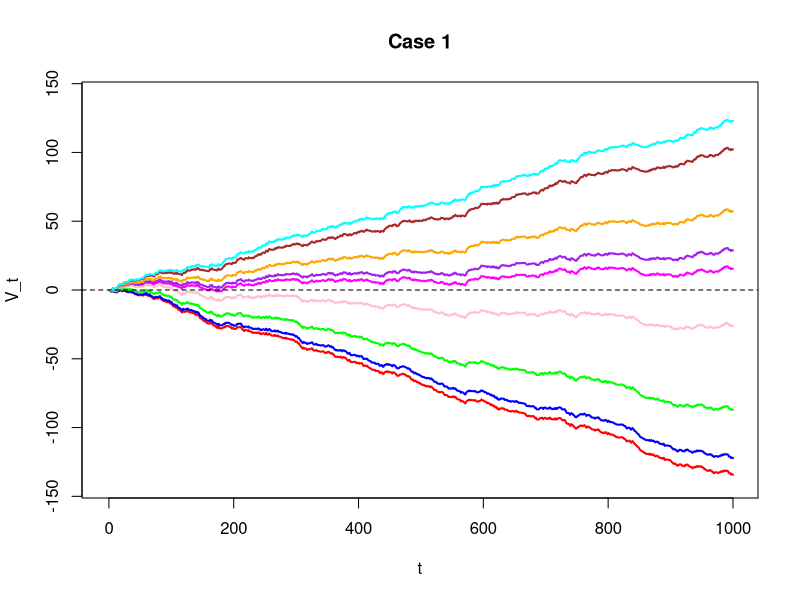
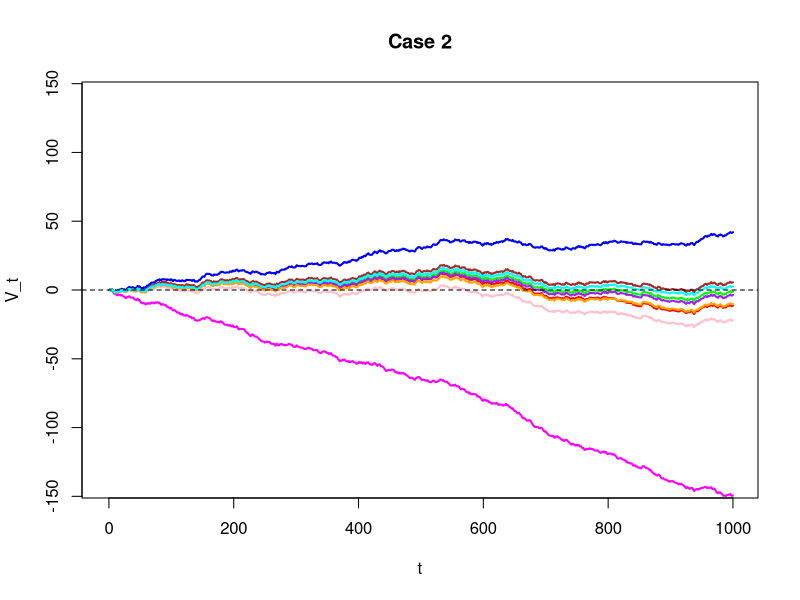
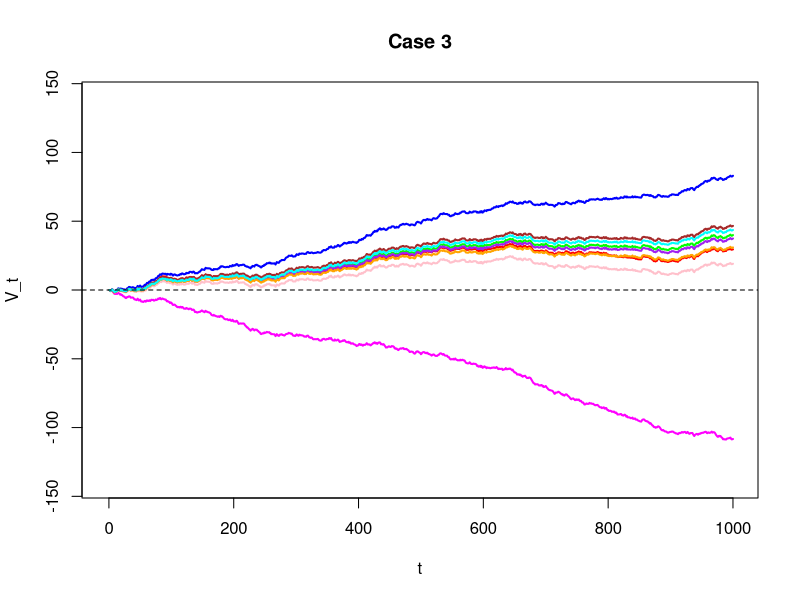
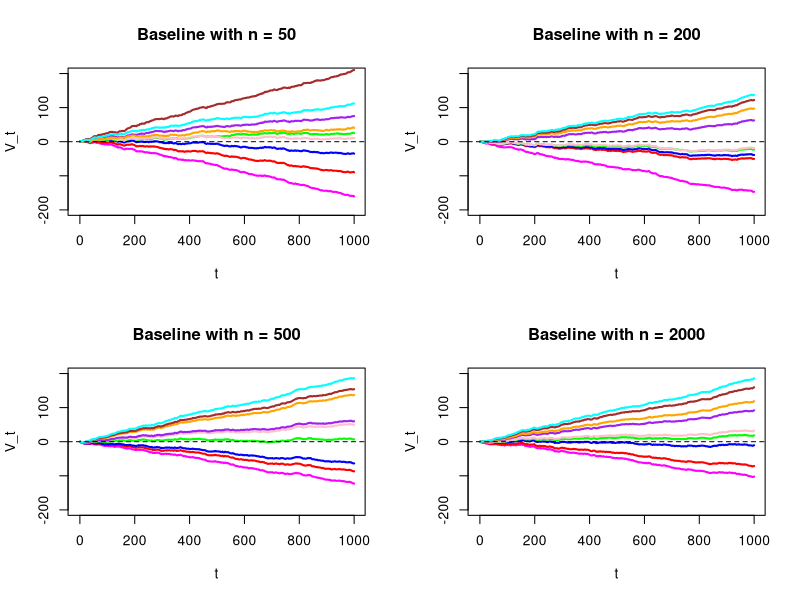

Here is the R script that generated these plots, in order:
rm(list = ls())# reset variables.
#setwd("C:/Users/1998c/OneDrive/Skrivebord/Masteroppgave")
nobs <- 1000
set.seed(10)
Delta_values <- c(-1, -0.8, -0.5, -0.2, 0, 0.2, 0.5, 0.8, 1.0)
#baseline sets, first case, nbase = nrun, different delta values
xlogregbase1 <-  data.frame(x1 = rbinom(nobs, 1, 0.2), x2 = runif(nobs, 0, 1), x3 = rnorm(nobs, 0, 2))
xbetabase1 <- xlogregbase1$x1 + xlogregbase1$x2 + xlogregbase1$x3
xlogregbase2 <-  data.frame(x1 = rbinom(nobs, 1, 0.2), x2 = runif(nobs, 0, 1), x3 = rnorm(nobs, 0, 2))
xbetabase2 <- xlogregbase2$x1 + xlogregbase2$x2 + xlogregbase2$x3
xlogregbase3 <-  data.frame(x1 = rbinom(nobs, 1, 0.2), x2 = runif(nobs, 0, 1), x3 = rnorm(nobs, 0, 2))
xbetabase3 <- xlogregbase3$x1 + xlogregbase3$x2 + xlogregbase3$x3
xlogregbase4 <-  data.frame(x1 = rbinom(nobs, 1, 0.2), x2 = runif(nobs, 0, 1), x3 = rnorm(nobs, 0, 2))
xbetabase4 <- xlogregbase4$x1 + xlogregbase4$x2 + xlogregbase4$x3
xlogregbase5 <-  data.frame(x1 = rbinom(nobs, 1, 0.2), x2 = runif(nobs, 0, 1), x3 = rnorm(nobs, 0, 2))
xbetabase5 <- xlogregbase5$x1 + xlogregbase5$x2 + xlogregbase5$x3
xlogregbase6 <-  data.frame(x1 = rbinom(nobs, 1, 0.2), x2 = runif(nobs, 0, 1), x3 = rnorm(nobs, 0, 2))
xbetabase6 <- xlogregbase6$x1 + xlogregbase6$x2 + xlogregbase6$x3
xlogregbase7 <-  data.frame(x1 = rbinom(nobs, 1, 0.2), x2 = runif(nobs, 0, 1), x3 = rnorm(nobs, 0, 2))
xbetabase7 <- xlogregbase7$x1 + xlogregbase7$x2 + xlogregbase7$x3
xlogregbase8 <-  data.frame(x1 = rbinom(nobs, 1, 0.2), x2 = runif(nobs, 0, 1), x3 = rnorm(nobs, 0, 2))
xbetabase8 <- xlogregbase8$x1 + xlogregbase8$x2 + xlogregbase8$x3
xlogregbase9 <-  data.frame(x1 = rbinom(nobs, 1, 0.2), x2 = runif(nobs, 0, 1), x3 = rnorm(nobs, 0, 2))
xbetabase9 <- xlogregbase9$x1 + xlogregbase9$x2 + xlogregbase9$x3
xlogregbase1$y_1 <- rbinom(nobs, size = 1, prob = exp(Delta_values[5] + xbetabase1)/(1+exp(Delta_values[5] + xbetabase1)))
xlogregbase2$y_2 <- rbinom(nobs, size = 1, prob = exp(Delta_values[1] + xbetabase2)/(1+exp(Delta_values[1] + xbetabase2)))
xlogregbase3$y_3 <- rbinom(nobs, size = 1, prob = exp(Delta_values[2] + xbetabase3)/(1+exp(Delta_values[2] + xbetabase3)))
xlogregbase4$y_4 <- rbinom(nobs, size = 1, prob = exp(Delta_values[3] + xbetabase4)/(1+exp(Delta_values[3] + xbetabase4)))
xlogregbase5$y_5 <- rbinom(nobs, size = 1, prob = exp(Delta_values[4] + xbetabase5)/(1+exp(Delta_values[4] + xbetabase5)))
xlogregbase6$y_6 <- rbinom(nobs, size = 1, prob = exp(Delta_values[6] + xbetabase6)/(1+exp(Delta_values[6] + xbetabase6)))
xlogregbase7$y_7 <- rbinom(nobs, size = 1, prob = exp(Delta_values[7] + xbetabase7)/(1+exp(Delta_values[7] + xbetabase7)))
xlogregbase8$y_8 <- rbinom(nobs, size = 1, prob = exp(Delta_values[8] + xbetabase8)/(1+exp(Delta_values[8] + xbetabase8)))
xlogregbase9$y_9 <- rbinom(nobs, size = 1, prob = exp(Delta_values[9] + xbetabase9)/(1+exp(Delta_values[9] + xbetabase9)))

#run set
xlogregrun <-  data.frame(x1 = rbinom(nobs, 1, 0.2), x2 = runif(nobs, 0, 1), x3 = rnorm(nobs, 0, 2))
xbetarun <- xlogregrun$x1 + xlogregrun$x2 + xlogregrun$x3
xlogregrun$y <- rbinom(nobs, size = 1, prob = exp(Delta_values[5] + xbetarun)/(1+exp(Delta_values[5] + xbetarun)))



#regression models
glm.reg.risk1 <- glm(y_1~x1+x2+x3, data = xlogregbase1, family = binomial("logit"))
summary(glm.reg.risk1)
pred1 <- predict(glm.reg.risk1, newdata = xlogregrun, type = "response")
glm.reg.risk2 <- glm(y_2~x1+x2+x3, data = xlogregbase2, family = binomial("logit"))
summary(glm.reg.risk2)
pred2 <- predict(glm.reg.risk2, newdata = xlogregrun, type = "response")
glm.reg.risk3 <- glm(y_3~x1+x2+x3, data = xlogregbase3, family = binomial("logit"))
summary(glm.reg.risk3)
pred3 <- predict(glm.reg.risk3, newdata = xlogregrun, type = "response")
glm.reg.risk4 <- glm(y_4~x1+x2+x3, data = xlogregbase4, family = binomial("logit"))
summary(glm.reg.risk4)
pred4 <- predict(glm.reg.risk4, newdata = xlogregrun, type = "response")
glm.reg.risk5 <- glm(y_5~x1+x2+x3, data = xlogregbase5, family = binomial("logit"))
summary(glm.reg.risk5)
pred5 <- predict(glm.reg.risk5, newdata = xlogregrun, type = "response")
glm.reg.risk6 <- glm(y_6~x1+x2+x3, data = xlogregbase6, family = binomial("logit"))
summary(glm.reg.risk6)
pred6 <- predict(glm.reg.risk6, newdata = xlogregrun, type = "response")
glm.reg.risk7 <- glm(y_7~x1+x2+x3, data = xlogregbase7, family = binomial("logit"))
summary(glm.reg.risk7)
pred7 <- predict(glm.reg.risk7, newdata = xlogregrun, type = "response")
glm.reg.risk8 <- glm(y_8~x1+x2+x3, data = xlogregbase8, family = binomial("logit"))
summary(glm.reg.risk8)
pred8 <- predict(glm.reg.risk8, newdata = xlogregrun, type = "response")
glm.reg.risk9 <- glm(y_9~x1+x2+x3, data = xlogregbase9, family = binomial("logit"))
summary(glm.reg.risk9)
pred9 <- predict(glm.reg.risk9, newdata = xlogregrun, type = "response")
#VLAD
j <- seq(from = 1, to = 1000)
V.risk1 <- numeric(0)
V.risk1[1] <- pred1[1] - xlogregrun$y[1]
for(i in 2:length(j)){
  V.risk1[i] <- V.risk1[i-1] + (pred1[i] - xlogregrun$y[i])
}
V.risk2 <- numeric(0)
V.risk2[1] <- pred2[1] - xlogregrun$y[1]
for(i in 2:length(j)){
  V.risk2[i] <- V.risk2[i-1] + (pred2[i] - xlogregrun$y[i])
}
V.risk3 <- numeric(0)
V.risk3[1] <- pred3[1] - xlogregrun$y[1]
for(i in 2:length(j)){
  V.risk3[i] <- V.risk3[i-1] + (pred3[i] - xlogregrun$y[i])
}
V.risk4 <- numeric(0)
V.risk4[1] <- pred4[1] - xlogregrun$y[1]
for(i in 2:length(j)){
  V.risk4[i] <- V.risk4[i-1] + (pred4[i] - xlogregrun$y[i])
}
V.risk5 <- numeric(0)
V.risk5[1] <- pred5[1] - xlogregrun$y[1]
for(i in 2:length(j)){
  V.risk5[i] <- V.risk5[i-1] + (pred5[i] - xlogregrun$y[i])
}
V.risk6 <- numeric(0)
V.risk6[1] <- pred6[1] - xlogregrun$y[1]
for(i in 2:length(j)){
  V.risk6[i] <- V.risk6[i-1] + (pred6[i] - xlogregrun$y[i])
}
V.risk7 <- numeric(0)
V.risk7[1] <- pred7[1] - xlogregrun$y[1]
for(i in 2:length(j)){
  V.risk7[i] <- V.risk7[i-1] + (pred7[i] - xlogregrun$y[i])
}
V.risk8 <- numeric(0)
V.risk8[1] <- pred8[1] - xlogregrun$y[1]
for(i in 2:length(j)){
  V.risk8[i] <- V.risk8[i-1] + (pred8[i] - xlogregrun$y[i])
}
V.risk9 <- numeric(0)
V.risk9[1] <- pred9[1] - xlogregrun$y[1]
for(i in 2:length(j)){
  V.risk9[i] <- V.risk9[i-1] + (pred9[i] - xlogregrun$y[i])
}
par(mfrow = c(1,1))
plot(x=j, y = V.risk1, type = "l", ylim = c(-140, 140), ylab = "V_t", xlab = "t", col = "magenta", 
     lwd = 2, xlim = c(-3, 1000), main = "Case 1")
lines(x = j, y = V.risk2, col = "red", lwd = 2)
lines(x = j, y = V.risk3, col = "blue", lwd = 2)
lines(x = j, y = V.risk4, col = "green", lwd = 2)
lines(x = j, y = V.risk5, col = "pink", lwd = 2)
lines(x = j, y = V.risk6, col = "purple", lwd = 2)
lines(x = j, y = V.risk7, col = "orange", lwd = 2)
lines(x = j, y = V.risk8, col = "brown", lwd = 2)
lines(x = j, y = V.risk9, col = "cyan", lwd = 2)
abline(h = 0, lty = 2)
#legend(x = -3, y = -30, legend = c("1.0", "0.8", "0.5", "0.2", "0", "-0.2", "-0.5", "-0.8", "-1.0"), 
       #col = c("cyan", "brown", "orange", "purple", "magenta", "pink","green","blue","red" ),
       #lty = c(1, 1, 1, 1 ,1, 1, 1, 1, 1))

#Second case, baseline sets with different values of nbase, same delta for all
rm(list = ls())
Delta_values <- c(-1, -0.8, -0.5, -0.2, 0, 0.2, 0.5, 0.8, 1.0)
nobs <- 1000
set.seed(10)
xlogregbase1 <-  data.frame(x1 = rbinom(50, 1, 0.2), x2 = runif(50, 0, 1), x3 = rnorm(50, 0, 2))
xbetabase1 <- xlogregbase1$x1 + xlogregbase1$x2 + xlogregbase1$x3
xlogregbase2 <-  data.frame(x1 = rbinom(100, 1, 0.2), x2 = runif(100, 0, 1), x3 = rnorm(100, 0, 2))
xbetabase2 <- xlogregbase2$x1 + xlogregbase2$x2 + xlogregbase2$x3
xlogregbase3 <-  data.frame(x1 = rbinom(200, 1, 0.2), x2 = runif(200, 0, 1), x3 = rnorm(200, 0, 2))
xbetabase3 <- xlogregbase3$x1 + xlogregbase3$x2 + xlogregbase3$x3
xlogregbase4 <-  data.frame(x1 = rbinom(400, 1, 0.2), x2 = runif(400, 0, 1), x3 = rnorm(400, 0, 2))
xbetabase4 <- xlogregbase4$x1 + xlogregbase4$x2 + xlogregbase4$x3
xlogregbase5 <-  data.frame(x1 = rbinom(500, 1, 0.2), x2 = runif(500, 0, 1), x3 = rnorm(500, 0, 2))
xbetabase5 <- xlogregbase5$x1 + xlogregbase5$x2 + xlogregbase5$x3
xlogregbase6 <-  data.frame(x1 = rbinom(800, 1, 0.2), x2 = runif(800, 0, 1), x3 = rnorm(800, 0, 2))
xbetabase6 <- xlogregbase6$x1 + xlogregbase6$x2 + xlogregbase6$x3
xlogregbase7 <-  data.frame(x1 = rbinom(1000, 1, 0.2), x2 = runif(1000, 0, 1), x3 = rnorm(1000, 0, 2))
xbetabase7 <- xlogregbase7$x1 + xlogregbase7$x2 + xlogregbase7$x3
xlogregbase8 <-  data.frame(x1 = rbinom(1200, 1, 0.2), x2 = runif(1200, 0, 1), x3 = rnorm(1200, 0, 2))
xbetabase8 <- xlogregbase8$x1 + xlogregbase8$x2 + xlogregbase8$x3
xlogregbase9 <-  data.frame(x1 = rbinom(1500, 1, 0.2), x2 = runif(1500, 0, 1), x3 = rnorm(1500, 0, 2))
xbetabase9 <- xlogregbase9$x1 + xlogregbase9$x2 + xlogregbase9$x3
xlogregbase1$y_1 <- rbinom(50, size = 1, prob = exp(Delta_values[5] + xbetabase1)/(1+exp(Delta_values[5] + xbetabase1)))
xlogregbase2$y_2 <- rbinom(100, size = 1, prob = exp(Delta_values[5] + xbetabase2)/(1+exp(Delta_values[5] + xbetabase2)))
xlogregbase3$y_3 <- rbinom(200, size = 1, prob = exp(Delta_values[5] + xbetabase3)/(1+exp(Delta_values[5] + xbetabase3)))
xlogregbase4$y_4 <- rbinom(400, size = 1, prob = exp(Delta_values[5] + xbetabase4)/(1+exp(Delta_values[5] + xbetabase4)))
xlogregbase5$y_5 <- rbinom(500, size = 1, prob = exp(Delta_values[5] + xbetabase5)/(1+exp(Delta_values[5] + xbetabase5)))
xlogregbase6$y_6 <- rbinom(800, size = 1, prob = exp(Delta_values[5] + xbetabase6)/(1+exp(Delta_values[5] + xbetabase6)))
xlogregbase7$y_7 <- rbinom(1000, size = 1, prob = exp(Delta_values[5] + xbetabase7)/(1+exp(Delta_values[5] + xbetabase7)))
xlogregbase8$y_8 <- rbinom(1200, size = 1, prob = exp(Delta_values[5] + xbetabase8)/(1+exp(Delta_values[5] + xbetabase8)))
xlogregbase9$y_9 <- rbinom(1500, size = 1, prob = exp(Delta_values[5] + xbetabase9)/(1+exp(Delta_values[5] + xbetabase9)))

#run set
xlogregrun <-  data.frame(x1 = rbinom(nobs, 1, 0.2), x2 = runif(nobs, 0, 1), x3 = rnorm(nobs, 0, 2))
xbetarun <- xlogregrun$x1 + xlogregrun$x2 + xlogregrun$x3
xlogregrun$y <- rbinom(nobs, size = 1, prob = exp(Delta_values[5] + xbetarun)/(1+exp(Delta_values[5] + xbetarun)))



#regression models
glm.reg.risk1 <- glm(y_1~x1+x2+x3, data = xlogregbase1, family = binomial("logit"))
summary(glm.reg.risk1)
pred1 <- predict(glm.reg.risk1, newdata = xlogregrun, type = "response")
glm.reg.risk2 <- glm(y_2~x1+x2+x3, data = xlogregbase2, family = binomial("logit"))
summary(glm.reg.risk2)
pred2 <- predict(glm.reg.risk2, newdata = xlogregrun, type = "response")
glm.reg.risk3 <- glm(y_3~x1+x2+x3, data = xlogregbase3, family = binomial("logit"))
summary(glm.reg.risk3)
pred3 <- predict(glm.reg.risk3, newdata = xlogregrun, type = "response")
glm.reg.risk4 <- glm(y_4~x1+x2+x3, data = xlogregbase4, family = binomial("logit"))
summary(glm.reg.risk4)
pred4 <- predict(glm.reg.risk4, newdata = xlogregrun, type = "response")
glm.reg.risk5 <- glm(y_5~x1+x2+x3, data = xlogregbase5, family = binomial("logit"))
summary(glm.reg.risk5)
pred5 <- predict(glm.reg.risk5, newdata = xlogregrun, type = "response")
glm.reg.risk6 <- glm(y_6~x1+x2+x3, data = xlogregbase6, family = binomial("logit"))
summary(glm.reg.risk6)
pred6 <- predict(glm.reg.risk6, newdata = xlogregrun, type = "response")
glm.reg.risk7 <- glm(y_7~x1+x2+x3, data = xlogregbase7, family = binomial("logit"))
summary(glm.reg.risk7)
pred7 <- predict(glm.reg.risk7, newdata = xlogregrun, type = "response")
glm.reg.risk8 <- glm(y_8~x1+x2+x3, data = xlogregbase8, family = binomial("logit"))
summary(glm.reg.risk8)
pred8 <- predict(glm.reg.risk8, newdata = xlogregrun, type = "response")
glm.reg.risk9 <- glm(y_9~x1+x2+x3, data = xlogregbase9, family = binomial("logit"))
summary(glm.reg.risk9)
pred9 <- predict(glm.reg.risk9, newdata = xlogregrun, type = "response")
#VLAD
j <- seq(from = 1, to = 1000)
V.risk1 <- numeric(0)
V.risk1[1] <- pred1[1] - xlogregrun$y[1]
for(i in 2:length(j)){
  V.risk1[i] <- V.risk1[i-1] + (pred1[i] - xlogregrun$y[i])
}
V.risk2 <- numeric(0)
V.risk2[1] <- pred2[1] - xlogregrun$y[1]
for(i in 2:length(j)){
  V.risk2[i] <- V.risk2[i-1] + (pred2[i] - xlogregrun$y[i])
}
V.risk3 <- numeric(0)
V.risk3[1] <- pred3[1] - xlogregrun$y[1]
for(i in 2:length(j)){
  V.risk3[i] <- V.risk3[i-1] + (pred3[i] - xlogregrun$y[i])
}
V.risk4 <- numeric(0)
V.risk4[1] <- pred4[1] - xlogregrun$y[1]
for(i in 2:length(j)){
  V.risk4[i] <- V.risk4[i-1] + (pred4[i] - xlogregrun$y[i])
}
V.risk5 <- numeric(0)
V.risk5[1] <- pred5[1] - xlogregrun$y[1]
for(i in 2:length(j)){
  V.risk5[i] <- V.risk5[i-1] + (pred5[i] - xlogregrun$y[i])
}
V.risk6 <- numeric(0)
V.risk6[1] <- pred6[1] - xlogregrun$y[1]
for(i in 2:length(j)){
  V.risk6[i] <- V.risk6[i-1] + (pred6[i] - xlogregrun$y[i])
}
V.risk7 <- numeric(0)
V.risk7[1] <- pred7[1] - xlogregrun$y[1]
for(i in 2:length(j)){
  V.risk7[i] <- V.risk7[i-1] + (pred7[i] - xlogregrun$y[i])
}
V.risk8 <- numeric(0)
V.risk8[1] <- pred8[1] - xlogregrun$y[1]
for(i in 2:length(j)){
  V.risk8[i] <- V.risk8[i-1] + (pred8[i] - xlogregrun$y[i])
}
V.risk9 <- numeric(0)
V.risk9[1] <- pred9[1] - xlogregrun$y[1]
for(i in 2:length(j)){
  V.risk9[i] <- V.risk9[i-1] + (pred9[i] - xlogregrun$y[i])
}
par(mfrow = c(1,1))
plot(x=j, y = V.risk1, type = "l", ylim = c(-140, 140), ylab = "V_t", xlab = "t", col = "magenta", 
     lwd = 2, xlim = c(-3, 1000), main = "Case 2")
lines(x = j, y = V.risk2, col = "red", lwd = 2)
lines(x = j, y = V.risk3, col = "blue", lwd = 2)
lines(x = j, y = V.risk4, col = "green", lwd = 2)
lines(x = j, y = V.risk5, col = "pink", lwd = 2)
lines(x = j, y = V.risk6, col = "purple", lwd = 2)
lines(x = j, y = V.risk7, col = "orange", lwd = 2)
lines(x = j, y = V.risk8, col = "brown", lwd = 2)
lines(x = j, y = V.risk9, col = "cyan", lwd = 2)
abline(h = 0, lty = 2)

#Third case, same situation as in case 2 but now the rundata set has now a delta of -0.2
rm(list = ls())
Delta_values <- c(-1, -0.8, -0.5, -0.2, 0, 0.2, 0.5, 0.8, 1.0)
nobs <- 1000
set.seed(10)
xlogregbase1 <-  data.frame(x1 = rbinom(50, 1, 0.2), x2 = runif(50, 0, 1), x3 = rnorm(50, 0, 2))
xbetabase1 <- xlogregbase1$x1 + xlogregbase1$x2 + xlogregbase1$x3
xlogregbase2 <-  data.frame(x1 = rbinom(100, 1, 0.2), x2 = runif(100, 0, 1), x3 = rnorm(100, 0, 2))
xbetabase2 <- xlogregbase2$x1 + xlogregbase2$x2 + xlogregbase2$x3
xlogregbase3 <-  data.frame(x1 = rbinom(200, 1, 0.2), x2 = runif(200, 0, 1), x3 = rnorm(200, 0, 2))
xbetabase3 <- xlogregbase3$x1 + xlogregbase3$x2 + xlogregbase3$x3
xlogregbase4 <-  data.frame(x1 = rbinom(400, 1, 0.2), x2 = runif(400, 0, 1), x3 = rnorm(400, 0, 2))
xbetabase4 <- xlogregbase4$x1 + xlogregbase4$x2 + xlogregbase4$x3
xlogregbase5 <-  data.frame(x1 = rbinom(500, 1, 0.2), x2 = runif(500, 0, 1), x3 = rnorm(500, 0, 2))
xbetabase5 <- xlogregbase5$x1 + xlogregbase5$x2 + xlogregbase5$x3
xlogregbase6 <-  data.frame(x1 = rbinom(800, 1, 0.2), x2 = runif(800, 0, 1), x3 = rnorm(800, 0, 2))
xbetabase6 <- xlogregbase6$x1 + xlogregbase6$x2 + xlogregbase6$x3
xlogregbase7 <-  data.frame(x1 = rbinom(1000, 1, 0.2), x2 = runif(1000, 0, 1), x3 = rnorm(1000, 0, 2))
xbetabase7 <- xlogregbase7$x1 + xlogregbase7$x2 + xlogregbase7$x3
xlogregbase8 <-  data.frame(x1 = rbinom(1200, 1, 0.2), x2 = runif(1200, 0, 1), x3 = rnorm(1200, 0, 2))
xbetabase8 <- xlogregbase8$x1 + xlogregbase8$x2 + xlogregbase8$x3
xlogregbase9 <-  data.frame(x1 = rbinom(1500, 1, 0.2), x2 = runif(1500, 0, 1), x3 = rnorm(1500, 0, 2))
xbetabase9 <- xlogregbase9$x1 + xlogregbase9$x2 + xlogregbase9$x3
xlogregbase1$y_1 <- rbinom(50, size = 1, prob = exp(Delta_values[5] + xbetabase1)/(1+exp(Delta_values[5] + xbetabase1)))
xlogregbase2$y_2 <- rbinom(100, size = 1, prob = exp(Delta_values[5] + xbetabase2)/(1+exp(Delta_values[5] + xbetabase2)))
xlogregbase3$y_3 <- rbinom(200, size = 1, prob = exp(Delta_values[5] + xbetabase3)/(1+exp(Delta_values[5] + xbetabase3)))
xlogregbase4$y_4 <- rbinom(400, size = 1, prob = exp(Delta_values[5] + xbetabase4)/(1+exp(Delta_values[5] + xbetabase4)))
xlogregbase5$y_5 <- rbinom(500, size = 1, prob = exp(Delta_values[5] + xbetabase5)/(1+exp(Delta_values[5] + xbetabase5)))
xlogregbase6$y_6 <- rbinom(800, size = 1, prob = exp(Delta_values[5] + xbetabase6)/(1+exp(Delta_values[5] + xbetabase6)))
xlogregbase7$y_7 <- rbinom(1000, size = 1, prob = exp(Delta_values[5] + xbetabase7)/(1+exp(Delta_values[5] + xbetabase7)))
xlogregbase8$y_8 <- rbinom(1200, size = 1, prob = exp(Delta_values[5] + xbetabase8)/(1+exp(Delta_values[5] + xbetabase8)))
xlogregbase9$y_9 <- rbinom(1500, size = 1, prob = exp(Delta_values[5] + xbetabase9)/(1+exp(Delta_values[5] + xbetabase9)))

#run set
xlogregrun <-  data.frame(x1 = rbinom(nobs, 1, 0.2), x2 = runif(nobs, 0, 1), x3 = rnorm(nobs, 0, 2))
xbetarun <- xlogregrun$x1 + xlogregrun$x2 + xlogregrun$x3
xlogregrun$y <- rbinom(nobs, size = 1, prob = exp(Delta_values[4] + xbetarun)/(1+exp(Delta_values[4] + xbetarun)))



#regression models
glm.reg.risk1 <- glm(y_1~x1+x2+x3, data = xlogregbase1, family = binomial("logit"))
summary(glm.reg.risk1)
pred1 <- predict(glm.reg.risk1, newdata = xlogregrun, type = "response")
glm.reg.risk2 <- glm(y_2~x1+x2+x3, data = xlogregbase2, family = binomial("logit"))
summary(glm.reg.risk2)
pred2 <- predict(glm.reg.risk2, newdata = xlogregrun, type = "response")
glm.reg.risk3 <- glm(y_3~x1+x2+x3, data = xlogregbase3, family = binomial("logit"))
summary(glm.reg.risk3)
pred3 <- predict(glm.reg.risk3, newdata = xlogregrun, type = "response")
glm.reg.risk4 <- glm(y_4~x1+x2+x3, data = xlogregbase4, family = binomial("logit"))
summary(glm.reg.risk4)
pred4 <- predict(glm.reg.risk4, newdata = xlogregrun, type = "response")
glm.reg.risk5 <- glm(y_5~x1+x2+x3, data = xlogregbase5, family = binomial("logit"))
summary(glm.reg.risk5)
pred5 <- predict(glm.reg.risk5, newdata = xlogregrun, type = "response")
glm.reg.risk6 <- glm(y_6~x1+x2+x3, data = xlogregbase6, family = binomial("logit"))
summary(glm.reg.risk6)
pred6 <- predict(glm.reg.risk6, newdata = xlogregrun, type = "response")
glm.reg.risk7 <- glm(y_7~x1+x2+x3, data = xlogregbase7, family = binomial("logit"))
summary(glm.reg.risk7)
pred7 <- predict(glm.reg.risk7, newdata = xlogregrun, type = "response")
glm.reg.risk8 <- glm(y_8~x1+x2+x3, data = xlogregbase8, family = binomial("logit"))
summary(glm.reg.risk8)
pred8 <- predict(glm.reg.risk8, newdata = xlogregrun, type = "response")
glm.reg.risk9 <- glm(y_9~x1+x2+x3, data = xlogregbase9, family = binomial("logit"))
summary(glm.reg.risk9)
pred9 <- predict(glm.reg.risk9, newdata = xlogregrun, type = "response")
#VLAD
j <- seq(from = 1, to = 1000)
V.risk1 <- numeric(0)
V.risk1[1] <- pred1[1] - xlogregrun$y[1]
for(i in 2:length(j)){
  V.risk1[i] <- V.risk1[i-1] + (pred1[i] - xlogregrun$y[i])
}
V.risk2 <- numeric(0)
V.risk2[1] <- pred2[1] - xlogregrun$y[1]
for(i in 2:length(j)){
  V.risk2[i] <- V.risk2[i-1] + (pred2[i] - xlogregrun$y[i])
}
V.risk3 <- numeric(0)
V.risk3[1] <- pred3[1] - xlogregrun$y[1]
for(i in 2:length(j)){
  V.risk3[i] <- V.risk3[i-1] + (pred3[i] - xlogregrun$y[i])
}
V.risk4 <- numeric(0)
V.risk4[1] <- pred4[1] - xlogregrun$y[1]
for(i in 2:length(j)){
  V.risk4[i] <- V.risk4[i-1] + (pred4[i] - xlogregrun$y[i])
}
V.risk5 <- numeric(0)
V.risk5[1] <- pred5[1] - xlogregrun$y[1]
for(i in 2:length(j)){
  V.risk5[i] <- V.risk5[i-1] + (pred5[i] - xlogregrun$y[i])
}
V.risk6 <- numeric(0)
V.risk6[1] <- pred6[1] - xlogregrun$y[1]
for(i in 2:length(j)){
  V.risk6[i] <- V.risk6[i-1] + (pred6[i] - xlogregrun$y[i])
}
V.risk7 <- numeric(0)
V.risk7[1] <- pred7[1] - xlogregrun$y[1]
for(i in 2:length(j)){
  V.risk7[i] <- V.risk7[i-1] + (pred7[i] - xlogregrun$y[i])
}
V.risk8 <- numeric(0)
V.risk8[1] <- pred8[1] - xlogregrun$y[1]
for(i in 2:length(j)){
  V.risk8[i] <- V.risk8[i-1] + (pred8[i] - xlogregrun$y[i])
}
V.risk9 <- numeric(0)
V.risk9[1] <- pred9[1] - xlogregrun$y[1]
for(i in 2:length(j)){
  V.risk9[i] <- V.risk9[i-1] + (pred9[i] - xlogregrun$y[i])
}
par(mfrow = c(1,1))
plot(x=j, y = V.risk1, type = "l", ylim = c(-140, 140), ylab = "V_t", xlab = "t", 
     col = "magenta", lwd = 2, xlim = c(-3, 1000), main = "Case 3")
lines(x = j, y = V.risk2, col = "red", lwd = 2)
lines(x = j, y = V.risk3, col = "blue", lwd = 2)
lines(x = j, y = V.risk4, col = "green", lwd = 2)
lines(x = j, y = V.risk5, col = "pink", lwd = 2)
lines(x = j, y = V.risk6, col = "purple", lwd = 2)
lines(x = j, y = V.risk7, col = "orange", lwd = 2)
lines(x = j, y = V.risk8, col = "brown", lwd = 2)
lines(x = j, y = V.risk9, col = "cyan", lwd = 2)
abline(h = 0, lty = 2)

#Case 4, All baselineline have nbase = 50, delta_values varies. Rundata have a delta of -0.2
rm(list = ls())
set.seed(10)
nbase <- 50
nobs <- 1000
Delta_values <- c(-1, -0.8, -0.5, -0.2, 0, 0.2, 0.5, 0.8, 1.0)
xlogregbase1 <-  data.frame(x1 = rbinom(nbase, 1, 0.2), x2 = runif(nbase, 0, 1), x3 = rnorm(nbase, 0, 2))
xbetabase1 <- xlogregbase1$x1 + xlogregbase1$x2 + xlogregbase1$x3
xlogregbase2 <-  data.frame(x1 = rbinom(nbase, 1, 0.2), x2 = runif(nbase, 0, 1), x3 = rnorm(nbase, 0, 2))
xbetabase2 <- xlogregbase2$x1 + xlogregbase2$x2 + xlogregbase2$x3
xlogregbase3 <-  data.frame(x1 = rbinom(nbase, 1, 0.2), x2 = runif(nbase, 0, 1), x3 = rnorm(nbase, 0, 2))
xbetabase3 <- xlogregbase3$x1 + xlogregbase3$x2 + xlogregbase3$x3
xlogregbase4 <-  data.frame(x1 = rbinom(nbase, 1, 0.2), x2 = runif(nbase, 0, 1), x3 = rnorm(nbase, 0, 2))
xbetabase4 <- xlogregbase4$x1 + xlogregbase4$x2 + xlogregbase4$x3
xlogregbase5 <-  data.frame(x1 = rbinom(nbase, 1, 0.2), x2 = runif(nbase, 0, 1), x3 = rnorm(nbase, 0, 2))
xbetabase5 <- xlogregbase5$x1 + xlogregbase5$x2 + xlogregbase5$x3
xlogregbase6 <-  data.frame(x1 = rbinom(nbase, 1, 0.2), x2 = runif(nbase, 0, 1), x3 = rnorm(nbase, 0, 2))
xbetabase6 <- xlogregbase6$x1 + xlogregbase6$x2 + xlogregbase6$x3
xlogregbase7 <-  data.frame(x1 = rbinom(nbase, 1, 0.2), x2 = runif(nbase, 0, 1), x3 = rnorm(nbase, 0, 2))
xbetabase7 <- xlogregbase7$x1 + xlogregbase7$x2 + xlogregbase7$x3
xlogregbase8 <-  data.frame(x1 = rbinom(nbase, 1, 0.2), x2 = runif(nbase, 0, 1), x3 = rnorm(nbase, 0, 2))
xbetabase8 <- xlogregbase8$x1 + xlogregbase8$x2 + xlogregbase8$x3
xlogregbase9 <-  data.frame(x1 = rbinom(nbase, 1, 0.2), x2 = runif(nbase, 0, 1), x3 = rnorm(nbase, 0, 2))
xbetabase9 <- xlogregbase9$x1 + xlogregbase9$x2 + xlogregbase9$x3
xlogregbase1$y_1 <- rbinom(nbase, size = 1, prob = exp(Delta_values[1] + xbetabase1)/(1+exp(Delta_values[1] + xbetabase1)))
xlogregbase2$y_2 <- rbinom(nbase, size = 1, prob = exp(Delta_values[2] + xbetabase2)/(1+exp(Delta_values[2] + xbetabase2)))
xlogregbase3$y_3 <- rbinom(nbase, size = 1, prob = exp(Delta_values[3] + xbetabase3)/(1+exp(Delta_values[3] + xbetabase3)))
xlogregbase4$y_4 <- rbinom(nbase, size = 1, prob = exp(Delta_values[4] + xbetabase4)/(1+exp(Delta_values[4] + xbetabase4)))
xlogregbase5$y_5 <- rbinom(nbase, size = 1, prob = exp(Delta_values[5] + xbetabase5)/(1+exp(Delta_values[5] + xbetabase5)))
xlogregbase6$y_6 <- rbinom(nbase, size = 1, prob = exp(Delta_values[6] + xbetabase6)/(1+exp(Delta_values[6] + xbetabase6)))
xlogregbase7$y_7 <- rbinom(nbase, size = 1, prob = exp(Delta_values[7] + xbetabase7)/(1+exp(Delta_values[7] + xbetabase7)))
xlogregbase8$y_8 <- rbinom(nbase, size = 1, prob = exp(Delta_values[8] + xbetabase8)/(1+exp(Delta_values[8] + xbetabase8)))
xlogregbase9$y_9 <- rbinom(nbase, size = 1, prob = exp(Delta_values[9] + xbetabase9)/(1+exp(Delta_values[9] + xbetabase9)))

#run set
xlogregrun <-  data.frame(x1 = rbinom(nobs, 1, 0.2), x2 = runif(nobs, 0, 1), x3 = rnorm(nobs, 0, 2))
xbetarun <- xlogregrun$x1 + xlogregrun$x2 + xlogregrun$x3
xlogregrun$y <- rbinom(nobs, size = 1, prob = exp(Delta_values[4] + xbetarun)/(1+exp(Delta_values[4] + xbetarun)))

#regression models
glm.reg.risk1 <- glm(y_1~x1+x2+x3, data = xlogregbase1, family = binomial("logit"))
summary(glm.reg.risk1)
pred1 <- predict(glm.reg.risk1, newdata = xlogregrun, type = "response")
glm.reg.risk2 <- glm(y_2~x1+x2+x3, data = xlogregbase2, family = binomial("logit"))
summary(glm.reg.risk2)
pred2 <- predict(glm.reg.risk2, newdata = xlogregrun, type = "response")
glm.reg.risk3 <- glm(y_3~x1+x2+x3, data = xlogregbase3, family = binomial("logit"))
summary(glm.reg.risk3)
pred3 <- predict(glm.reg.risk3, newdata = xlogregrun, type = "response")
glm.reg.risk4 <- glm(y_4~x1+x2+x3, data = xlogregbase4, family = binomial("logit"))
summary(glm.reg.risk4)
pred4 <- predict(glm.reg.risk4, newdata = xlogregrun, type = "response")
glm.reg.risk5 <- glm(y_5~x1+x2+x3, data = xlogregbase5, family = binomial("logit"))
summary(glm.reg.risk5)
pred5 <- predict(glm.reg.risk5, newdata = xlogregrun, type = "response")
glm.reg.risk6 <- glm(y_6~x1+x2+x3, data = xlogregbase6, family = binomial("logit"))
summary(glm.reg.risk6)
pred6 <- predict(glm.reg.risk6, newdata = xlogregrun, type = "response")
glm.reg.risk7 <- glm(y_7~x1+x2+x3, data = xlogregbase7, family = binomial("logit"))
summary(glm.reg.risk7)
pred7 <- predict(glm.reg.risk7, newdata = xlogregrun, type = "response")
glm.reg.risk8 <- glm(y_8~x1+x2+x3, data = xlogregbase8, family = binomial("logit"))
summary(glm.reg.risk8)
pred8 <- predict(glm.reg.risk8, newdata = xlogregrun, type = "response")
glm.reg.risk9 <- glm(y_9~x1+x2+x3, data = xlogregbase9, family = binomial("logit"))
summary(glm.reg.risk9)
pred9 <- predict(glm.reg.risk9, newdata = xlogregrun, type = "response")
#VLAD
j <- seq(from = 1, to = 1000)
V.risk1 <- numeric(0)
V.risk1[1] <- pred1[1] - xlogregrun$y[1]
for(i in 2:length(j)){
  V.risk1[i] <- V.risk1[i-1] + (pred1[i] - xlogregrun$y[i])
}
V.risk2 <- numeric(0)
V.risk2[1] <- pred2[1] - xlogregrun$y[1]
for(i in 2:length(j)){
  V.risk2[i] <- V.risk2[i-1] + (pred2[i] - xlogregrun$y[i])
}
V.risk3 <- numeric(0)
V.risk3[1] <- pred3[1] - xlogregrun$y[1]
for(i in 2:length(j)){
  V.risk3[i] <- V.risk3[i-1] + (pred3[i] - xlogregrun$y[i])
}
V.risk4 <- numeric(0)
V.risk4[1] <- pred4[1] - xlogregrun$y[1]
for(i in 2:length(j)){
  V.risk4[i] <- V.risk4[i-1] + (pred4[i] - xlogregrun$y[i])
}
V.risk5 <- numeric(0)
V.risk5[1] <- pred5[1] - xlogregrun$y[1]
for(i in 2:length(j)){
  V.risk5[i] <- V.risk5[i-1] + (pred5[i] - xlogregrun$y[i])
}
V.risk6 <- numeric(0)
V.risk6[1] <- pred6[1] - xlogregrun$y[1]
for(i in 2:length(j)){
  V.risk6[i] <- V.risk6[i-1] + (pred6[i] - xlogregrun$y[i])
}
V.risk7 <- numeric(0)
V.risk7[1] <- pred7[1] - xlogregrun$y[1]
for(i in 2:length(j)){
  V.risk7[i] <- V.risk7[i-1] + (pred7[i] - xlogregrun$y[i])
}
V.risk8 <- numeric(0)
V.risk8[1] <- pred8[1] - xlogregrun$y[1]
for(i in 2:length(j)){
  V.risk8[i] <- V.risk8[i-1] + (pred8[i] - xlogregrun$y[i])
}
V.risk9 <- numeric(0)
V.risk9[1] <- pred9[1] - xlogregrun$y[1]
for(i in 2:length(j)){
  V.risk9[i] <- V.risk9[i-1] + (pred9[i] - xlogregrun$y[i])
}
par(mfrow = c(2,2))
plot(x=j, y = V.risk1, type = "l", ylim = c(-200, 200), ylab = "V_t", xlab = "t", 
     col = "magenta", lwd = 2, xlim = c(-3, 1000), main = "Baseline with n = 50")
lines(x = j, y = V.risk2, col = "red", lwd = 2)
lines(x = j, y = V.risk3, col = "blue", lwd = 2)
lines(x = j, y = V.risk4, col = "green", lwd = 2)
lines(x = j, y = V.risk5, col = "pink", lwd = 2)
lines(x = j, y = V.risk6, col = "purple", lwd = 2)
lines(x = j, y = V.risk7, col = "orange", lwd = 2)
lines(x = j, y = V.risk8, col = "brown", lwd = 2)
lines(x = j, y = V.risk9, col = "cyan", lwd = 2)
abline(h = 0, lty = 2)

#Case 5, All baselineline have nbase = 200, delta_values varies. Rundata have a delta of -0.2
rm(list = ls())
set.seed(10)
nbase <- 200
nobs <- 1000
Delta_values <- c(-1, -0.8, -0.5, -0.2, 0, 0.2, 0.5, 0.8, 1.0)
xlogregbase1 <-  data.frame(x1 = rbinom(nbase, 1, 0.2), x2 = runif(nbase, 0, 1), x3 = rnorm(nbase, 0, 2))
xbetabase1 <- xlogregbase1$x1 + xlogregbase1$x2 + xlogregbase1$x3
xlogregbase2 <-  data.frame(x1 = rbinom(nbase, 1, 0.2), x2 = runif(nbase, 0, 1), x3 = rnorm(nbase, 0, 2))
xbetabase2 <- xlogregbase2$x1 + xlogregbase2$x2 + xlogregbase2$x3
xlogregbase3 <-  data.frame(x1 = rbinom(nbase, 1, 0.2), x2 = runif(nbase, 0, 1), x3 = rnorm(nbase, 0, 2))
xbetabase3 <- xlogregbase3$x1 + xlogregbase3$x2 + xlogregbase3$x3
xlogregbase4 <-  data.frame(x1 = rbinom(nbase, 1, 0.2), x2 = runif(nbase, 0, 1), x3 = rnorm(nbase, 0, 2))
xbetabase4 <- xlogregbase4$x1 + xlogregbase4$x2 + xlogregbase4$x3
xlogregbase5 <-  data.frame(x1 = rbinom(nbase, 1, 0.2), x2 = runif(nbase, 0, 1), x3 = rnorm(nbase, 0, 2))
xbetabase5 <- xlogregbase5$x1 + xlogregbase5$x2 + xlogregbase5$x3
xlogregbase6 <-  data.frame(x1 = rbinom(nbase, 1, 0.2), x2 = runif(nbase, 0, 1), x3 = rnorm(nbase, 0, 2))
xbetabase6 <- xlogregbase6$x1 + xlogregbase6$x2 + xlogregbase6$x3
xlogregbase7 <-  data.frame(x1 = rbinom(nbase, 1, 0.2), x2 = runif(nbase, 0, 1), x3 = rnorm(nbase, 0, 2))
xbetabase7 <- xlogregbase7$x1 + xlogregbase7$x2 + xlogregbase7$x3
xlogregbase8 <-  data.frame(x1 = rbinom(nbase, 1, 0.2), x2 = runif(nbase, 0, 1), x3 = rnorm(nbase, 0, 2))
xbetabase8 <- xlogregbase8$x1 + xlogregbase8$x2 + xlogregbase8$x3
xlogregbase9 <-  data.frame(x1 = rbinom(nbase, 1, 0.2), x2 = runif(nbase, 0, 1), x3 = rnorm(nbase, 0, 2))
xbetabase9 <- xlogregbase9$x1 + xlogregbase9$x2 + xlogregbase9$x3
xlogregbase1$y_1 <- rbinom(nbase, size = 1, prob = exp(Delta_values[1] + xbetabase1)/(1+exp(Delta_values[1] + xbetabase1)))
xlogregbase2$y_2 <- rbinom(nbase, size = 1, prob = exp(Delta_values[2] + xbetabase2)/(1+exp(Delta_values[2] + xbetabase2)))
xlogregbase3$y_3 <- rbinom(nbase, size = 1, prob = exp(Delta_values[3] + xbetabase3)/(1+exp(Delta_values[3] + xbetabase3)))
xlogregbase4$y_4 <- rbinom(nbase, size = 1, prob = exp(Delta_values[4] + xbetabase4)/(1+exp(Delta_values[4] + xbetabase4)))
xlogregbase5$y_5 <- rbinom(nbase, size = 1, prob = exp(Delta_values[5] + xbetabase5)/(1+exp(Delta_values[5] + xbetabase5)))
xlogregbase6$y_6 <- rbinom(nbase, size = 1, prob = exp(Delta_values[6] + xbetabase6)/(1+exp(Delta_values[6] + xbetabase6)))
xlogregbase7$y_7 <- rbinom(nbase, size = 1, prob = exp(Delta_values[7] + xbetabase7)/(1+exp(Delta_values[7] + xbetabase7)))
xlogregbase8$y_8 <- rbinom(nbase, size = 1, prob = exp(Delta_values[8] + xbetabase8)/(1+exp(Delta_values[8] + xbetabase8)))
xlogregbase9$y_9 <- rbinom(nbase, size = 1, prob = exp(Delta_values[9] + xbetabase9)/(1+exp(Delta_values[9] + xbetabase9)))

#run set
xlogregrun <-  data.frame(x1 = rbinom(nobs, 1, 0.2), x2 = runif(nobs, 0, 1), x3 = rnorm(nobs, 0, 2))
xbetarun <- xlogregrun$x1 + xlogregrun$x2 + xlogregrun$x3
xlogregrun$y <- rbinom(nobs, size = 1, prob = exp(Delta_values[4] + xbetarun)/(1+exp(Delta_values[4] + xbetarun)))

#regression models
glm.reg.risk1 <- glm(y_1~x1+x2+x3, data = xlogregbase1, family = binomial("logit"))
summary(glm.reg.risk1)
pred1 <- predict(glm.reg.risk1, newdata = xlogregrun, type = "response")
glm.reg.risk2 <- glm(y_2~x1+x2+x3, data = xlogregbase2, family = binomial("logit"))
summary(glm.reg.risk2)
pred2 <- predict(glm.reg.risk2, newdata = xlogregrun, type = "response")
glm.reg.risk3 <- glm(y_3~x1+x2+x3, data = xlogregbase3, family = binomial("logit"))
summary(glm.reg.risk3)
pred3 <- predict(glm.reg.risk3, newdata = xlogregrun, type = "response")
glm.reg.risk4 <- glm(y_4~x1+x2+x3, data = xlogregbase4, family = binomial("logit"))
summary(glm.reg.risk4)
pred4 <- predict(glm.reg.risk4, newdata = xlogregrun, type = "response")
glm.reg.risk5 <- glm(y_5~x1+x2+x3, data = xlogregbase5, family = binomial("logit"))
summary(glm.reg.risk5)
pred5 <- predict(glm.reg.risk5, newdata = xlogregrun, type = "response")
glm.reg.risk6 <- glm(y_6~x1+x2+x3, data = xlogregbase6, family = binomial("logit"))
summary(glm.reg.risk6)
pred6 <- predict(glm.reg.risk6, newdata = xlogregrun, type = "response")
glm.reg.risk7 <- glm(y_7~x1+x2+x3, data = xlogregbase7, family = binomial("logit"))
summary(glm.reg.risk7)
pred7 <- predict(glm.reg.risk7, newdata = xlogregrun, type = "response")
glm.reg.risk8 <- glm(y_8~x1+x2+x3, data = xlogregbase8, family = binomial("logit"))
summary(glm.reg.risk8)
pred8 <- predict(glm.reg.risk8, newdata = xlogregrun, type = "response")
glm.reg.risk9 <- glm(y_9~x1+x2+x3, data = xlogregbase9, family = binomial("logit"))
summary(glm.reg.risk9)
pred9 <- predict(glm.reg.risk9, newdata = xlogregrun, type = "response")
#VLAD
j <- seq(from = 1, to = 1000)
V.risk1 <- numeric(0)
V.risk1[1] <- pred1[1] - xlogregrun$y[1]
for(i in 2:length(j)){
  V.risk1[i] <- V.risk1[i-1] + (pred1[i] - xlogregrun$y[i])
}
V.risk2 <- numeric(0)
V.risk2[1] <- pred2[1] - xlogregrun$y[1]
for(i in 2:length(j)){
  V.risk2[i] <- V.risk2[i-1] + (pred2[i] - xlogregrun$y[i])
}
V.risk3 <- numeric(0)
V.risk3[1] <- pred3[1] - xlogregrun$y[1]
for(i in 2:length(j)){
  V.risk3[i] <- V.risk3[i-1] + (pred3[i] - xlogregrun$y[i])
}
V.risk4 <- numeric(0)
V.risk4[1] <- pred4[1] - xlogregrun$y[1]
for(i in 2:length(j)){
  V.risk4[i] <- V.risk4[i-1] + (pred4[i] - xlogregrun$y[i])
}
V.risk5 <- numeric(0)
V.risk5[1] <- pred5[1] - xlogregrun$y[1]
for(i in 2:length(j)){
  V.risk5[i] <- V.risk5[i-1] + (pred5[i] - xlogregrun$y[i])
}
V.risk6 <- numeric(0)
V.risk6[1] <- pred6[1] - xlogregrun$y[1]
for(i in 2:length(j)){
  V.risk6[i] <- V.risk6[i-1] + (pred6[i] - xlogregrun$y[i])
}
V.risk7 <- numeric(0)
V.risk7[1] <- pred7[1] - xlogregrun$y[1]
for(i in 2:length(j)){
  V.risk7[i] <- V.risk7[i-1] + (pred7[i] - xlogregrun$y[i])
}
V.risk8 <- numeric(0)
V.risk8[1] <- pred8[1] - xlogregrun$y[1]
for(i in 2:length(j)){
  V.risk8[i] <- V.risk8[i-1] + (pred8[i] - xlogregrun$y[i])
}
V.risk9 <- numeric(0)
V.risk9[1] <- pred9[1] - xlogregrun$y[1]
for(i in 2:length(j)){
  V.risk9[i] <- V.risk9[i-1] + (pred9[i] - xlogregrun$y[i])
}
plot(x=j, y = V.risk1, type = "l", ylim = c(-200, 200), ylab = "V_t", xlab = "t", 
     col = "magenta", lwd = 2, xlim = c(-3, 1000), main = "Baseline with n = 200")
lines(x = j, y = V.risk2, col = "red", lwd = 2)
lines(x = j, y = V.risk3, col = "blue", lwd = 2)
lines(x = j, y = V.risk4, col = "green", lwd = 2)
lines(x = j, y = V.risk5, col = "pink", lwd = 2)
lines(x = j, y = V.risk6, col = "purple", lwd = 2)
lines(x = j, y = V.risk7, col = "orange", lwd = 2)
lines(x = j, y = V.risk8, col = "brown", lwd = 2)
lines(x = j, y = V.risk9, col = "cyan", lwd = 2)
abline(h = 0, lty = 2)

#Case 6, All baselineline have nbase = 500, delta_values varies. Rundata have a delta of -0.2
rm(list = ls())
set.seed(10)
nbase <- 500
nobs <- 1000
Delta_values <- c(-1, -0.8, -0.5, -0.2, 0, 0.2, 0.5, 0.8, 1.0)
xlogregbase1 <-  data.frame(x1 = rbinom(nbase, 1, 0.2), x2 = runif(nbase, 0, 1), x3 = rnorm(nbase, 0, 2))
xbetabase1 <- xlogregbase1$x1 + xlogregbase1$x2 + xlogregbase1$x3
xlogregbase2 <-  data.frame(x1 = rbinom(nbase, 1, 0.2), x2 = runif(nbase, 0, 1), x3 = rnorm(nbase, 0, 2))
xbetabase2 <- xlogregbase2$x1 + xlogregbase2$x2 + xlogregbase2$x3
xlogregbase3 <-  data.frame(x1 = rbinom(nbase, 1, 0.2), x2 = runif(nbase, 0, 1), x3 = rnorm(nbase, 0, 2))
xbetabase3 <- xlogregbase3$x1 + xlogregbase3$x2 + xlogregbase3$x3
xlogregbase4 <-  data.frame(x1 = rbinom(nbase, 1, 0.2), x2 = runif(nbase, 0, 1), x3 = rnorm(nbase, 0, 2))
xbetabase4 <- xlogregbase4$x1 + xlogregbase4$x2 + xlogregbase4$x3
xlogregbase5 <-  data.frame(x1 = rbinom(nbase, 1, 0.2), x2 = runif(nbase, 0, 1), x3 = rnorm(nbase, 0, 2))
xbetabase5 <- xlogregbase5$x1 + xlogregbase5$x2 + xlogregbase5$x3
xlogregbase6 <-  data.frame(x1 = rbinom(nbase, 1, 0.2), x2 = runif(nbase, 0, 1), x3 = rnorm(nbase, 0, 2))
xbetabase6 <- xlogregbase6$x1 + xlogregbase6$x2 + xlogregbase6$x3
xlogregbase7 <-  data.frame(x1 = rbinom(nbase, 1, 0.2), x2 = runif(nbase, 0, 1), x3 = rnorm(nbase, 0, 2))
xbetabase7 <- xlogregbase7$x1 + xlogregbase7$x2 + xlogregbase7$x3
xlogregbase8 <-  data.frame(x1 = rbinom(nbase, 1, 0.2), x2 = runif(nbase, 0, 1), x3 = rnorm(nbase, 0, 2))
xbetabase8 <- xlogregbase8$x1 + xlogregbase8$x2 + xlogregbase8$x3
xlogregbase9 <-  data.frame(x1 = rbinom(nbase, 1, 0.2), x2 = runif(nbase, 0, 1), x3 = rnorm(nbase, 0, 2))
xbetabase9 <- xlogregbase9$x1 + xlogregbase9$x2 + xlogregbase9$x3
xlogregbase1$y_1 <- rbinom(nbase, size = 1, prob = exp(Delta_values[1] + xbetabase1)/(1+exp(Delta_values[1] + xbetabase1)))
xlogregbase2$y_2 <- rbinom(nbase, size = 1, prob = exp(Delta_values[2] + xbetabase2)/(1+exp(Delta_values[2] + xbetabase2)))
xlogregbase3$y_3 <- rbinom(nbase, size = 1, prob = exp(Delta_values[3] + xbetabase3)/(1+exp(Delta_values[3] + xbetabase3)))
xlogregbase4$y_4 <- rbinom(nbase, size = 1, prob = exp(Delta_values[4] + xbetabase4)/(1+exp(Delta_values[4] + xbetabase4)))
xlogregbase5$y_5 <- rbinom(nbase, size = 1, prob = exp(Delta_values[5] + xbetabase5)/(1+exp(Delta_values[5] + xbetabase5)))
xlogregbase6$y_6 <- rbinom(nbase, size = 1, prob = exp(Delta_values[6] + xbetabase6)/(1+exp(Delta_values[6] + xbetabase6)))
xlogregbase7$y_7 <- rbinom(nbase, size = 1, prob = exp(Delta_values[7] + xbetabase7)/(1+exp(Delta_values[7] + xbetabase7)))
xlogregbase8$y_8 <- rbinom(nbase, size = 1, prob = exp(Delta_values[8] + xbetabase8)/(1+exp(Delta_values[8] + xbetabase8)))
xlogregbase9$y_9 <- rbinom(nbase, size = 1, prob = exp(Delta_values[9] + xbetabase9)/(1+exp(Delta_values[9] + xbetabase9)))

#run set
xlogregrun <-  data.frame(x1 = rbinom(nobs, 1, 0.2), x2 = runif(nobs, 0, 1), x3 = rnorm(nobs, 0, 2))
xbetarun <- xlogregrun$x1 + xlogregrun$x2 + xlogregrun$x3
xlogregrun$y <- rbinom(nobs, size = 1, prob = exp(Delta_values[4] + xbetarun)/(1+exp(Delta_values[4] + xbetarun)))

#regression models
glm.reg.risk1 <- glm(y_1~x1+x2+x3, data = xlogregbase1, family = binomial("logit"))
summary(glm.reg.risk1)
pred1 <- predict(glm.reg.risk1, newdata = xlogregrun, type = "response")
glm.reg.risk2 <- glm(y_2~x1+x2+x3, data = xlogregbase2, family = binomial("logit"))
summary(glm.reg.risk2)
pred2 <- predict(glm.reg.risk2, newdata = xlogregrun, type = "response")
glm.reg.risk3 <- glm(y_3~x1+x2+x3, data = xlogregbase3, family = binomial("logit"))
summary(glm.reg.risk3)
pred3 <- predict(glm.reg.risk3, newdata = xlogregrun, type = "response")
glm.reg.risk4 <- glm(y_4~x1+x2+x3, data = xlogregbase4, family = binomial("logit"))
summary(glm.reg.risk4)
pred4 <- predict(glm.reg.risk4, newdata = xlogregrun, type = "response")
glm.reg.risk5 <- glm(y_5~x1+x2+x3, data = xlogregbase5, family = binomial("logit"))
summary(glm.reg.risk5)
pred5 <- predict(glm.reg.risk5, newdata = xlogregrun, type = "response")
glm.reg.risk6 <- glm(y_6~x1+x2+x3, data = xlogregbase6, family = binomial("logit"))
summary(glm.reg.risk6)
pred6 <- predict(glm.reg.risk6, newdata = xlogregrun, type = "response")
glm.reg.risk7 <- glm(y_7~x1+x2+x3, data = xlogregbase7, family = binomial("logit"))
summary(glm.reg.risk7)
pred7 <- predict(glm.reg.risk7, newdata = xlogregrun, type = "response")
glm.reg.risk8 <- glm(y_8~x1+x2+x3, data = xlogregbase8, family = binomial("logit"))
summary(glm.reg.risk8)
pred8 <- predict(glm.reg.risk8, newdata = xlogregrun, type = "response")
glm.reg.risk9 <- glm(y_9~x1+x2+x3, data = xlogregbase9, family = binomial("logit"))
summary(glm.reg.risk9)
pred9 <- predict(glm.reg.risk9, newdata = xlogregrun, type = "response")
#VLAD
j <- seq(from = 1, to = 1000)
V.risk1 <- numeric(0)
V.risk1[1] <- pred1[1] - xlogregrun$y[1]
for(i in 2:length(j)){
  V.risk1[i] <- V.risk1[i-1] + (pred1[i] - xlogregrun$y[i])
}
V.risk2 <- numeric(0)
V.risk2[1] <- pred2[1] - xlogregrun$y[1]
for(i in 2:length(j)){
  V.risk2[i] <- V.risk2[i-1] + (pred2[i] - xlogregrun$y[i])
}
V.risk3 <- numeric(0)
V.risk3[1] <- pred3[1] - xlogregrun$y[1]
for(i in 2:length(j)){
  V.risk3[i] <- V.risk3[i-1] + (pred3[i] - xlogregrun$y[i])
}
V.risk4 <- numeric(0)
V.risk4[1] <- pred4[1] - xlogregrun$y[1]
for(i in 2:length(j)){
  V.risk4[i] <- V.risk4[i-1] + (pred4[i] - xlogregrun$y[i])
}
V.risk5 <- numeric(0)
V.risk5[1] <- pred5[1] - xlogregrun$y[1]
for(i in 2:length(j)){
  V.risk5[i] <- V.risk5[i-1] + (pred5[i] - xlogregrun$y[i])
}
V.risk6 <- numeric(0)
V.risk6[1] <- pred6[1] - xlogregrun$y[1]
for(i in 2:length(j)){
  V.risk6[i] <- V.risk6[i-1] + (pred6[i] - xlogregrun$y[i])
}
V.risk7 <- numeric(0)
V.risk7[1] <- pred7[1] - xlogregrun$y[1]
for(i in 2:length(j)){
  V.risk7[i] <- V.risk7[i-1] + (pred7[i] - xlogregrun$y[i])
}
V.risk8 <- numeric(0)
V.risk8[1] <- pred8[1] - xlogregrun$y[1]
for(i in 2:length(j)){
  V.risk8[i] <- V.risk8[i-1] + (pred8[i] - xlogregrun$y[i])
}
V.risk9 <- numeric(0)
V.risk9[1] <- pred9[1] - xlogregrun$y[1]
for(i in 2:length(j)){
  V.risk9[i] <- V.risk9[i-1] + (pred9[i] - xlogregrun$y[i])
}
plot(x=j, y = V.risk1, type = "l", ylim = c(-200, 200), ylab = "V_t", xlab = "t", 
     col = "magenta", lwd = 2, xlim = c(-3, 1000), main = "Baseline with n = 500")
lines(x = j, y = V.risk2, col = "red", lwd = 2)
lines(x = j, y = V.risk3, col = "blue", lwd = 2)
lines(x = j, y = V.risk4, col = "green", lwd = 2)
lines(x = j, y = V.risk5, col = "pink", lwd = 2)
lines(x = j, y = V.risk6, col = "purple", lwd = 2)
lines(x = j, y = V.risk7, col = "orange", lwd = 2)
lines(x = j, y = V.risk8, col = "brown", lwd = 2)
lines(x = j, y = V.risk9, col = "cyan", lwd = 2)
abline(h = 0, lty = 2)



#Case 8, All baselineline have nbase = 2000, delta_values varies. Rundata have a delta of -0.2
rm(list = ls())
set.seed(10)
nbase <- 2000
nobs <- 1000
Delta_values <- c(-1, -0.8, -0.5, -0.2, 0, 0.2, 0.5, 0.8, 1.0)
xlogregbase1 <-  data.frame(x1 = rbinom(nbase, 1, 0.2), x2 = runif(nbase, 0, 1), x3 = rnorm(nbase, 0, 2))
xbetabase1 <- xlogregbase1$x1 + xlogregbase1$x2 + xlogregbase1$x3
xlogregbase2 <-  data.frame(x1 = rbinom(nbase, 1, 0.2), x2 = runif(nbase, 0, 1), x3 = rnorm(nbase, 0, 2))
xbetabase2 <- xlogregbase2$x1 + xlogregbase2$x2 + xlogregbase2$x3
xlogregbase3 <-  data.frame(x1 = rbinom(nbase, 1, 0.2), x2 = runif(nbase, 0, 1), x3 = rnorm(nbase, 0, 2))
xbetabase3 <- xlogregbase3$x1 + xlogregbase3$x2 + xlogregbase3$x3
xlogregbase4 <-  data.frame(x1 = rbinom(nbase, 1, 0.2), x2 = runif(nbase, 0, 1), x3 = rnorm(nbase, 0, 2))
xbetabase4 <- xlogregbase4$x1 + xlogregbase4$x2 + xlogregbase4$x3
xlogregbase5 <-  data.frame(x1 = rbinom(nbase, 1, 0.2), x2 = runif(nbase, 0, 1), x3 = rnorm(nbase, 0, 2))
xbetabase5 <- xlogregbase5$x1 + xlogregbase5$x2 + xlogregbase5$x3
xlogregbase6 <-  data.frame(x1 = rbinom(nbase, 1, 0.2), x2 = runif(nbase, 0, 1), x3 = rnorm(nbase, 0, 2))
xbetabase6 <- xlogregbase6$x1 + xlogregbase6$x2 + xlogregbase6$x3
xlogregbase7 <-  data.frame(x1 = rbinom(nbase, 1, 0.2), x2 = runif(nbase, 0, 1), x3 = rnorm(nbase, 0, 2))
xbetabase7 <- xlogregbase7$x1 + xlogregbase7$x2 + xlogregbase7$x3
xlogregbase8 <-  data.frame(x1 = rbinom(nbase, 1, 0.2), x2 = runif(nbase, 0, 1), x3 = rnorm(nbase, 0, 2))
xbetabase8 <- xlogregbase8$x1 + xlogregbase8$x2 + xlogregbase8$x3
xlogregbase9 <-  data.frame(x1 = rbinom(nbase, 1, 0.2), x2 = runif(nbase, 0, 1), x3 = rnorm(nbase, 0, 2))
xbetabase9 <- xlogregbase9$x1 + xlogregbase9$x2 + xlogregbase9$x3
xlogregbase1$y_1 <- rbinom(nbase, size = 1, prob = exp(Delta_values[1] + xbetabase1)/(1+exp(Delta_values[1] + xbetabase1)))
xlogregbase2$y_2 <- rbinom(nbase, size = 1, prob = exp(Delta_values[2] + xbetabase2)/(1+exp(Delta_values[2] + xbetabase2)))
xlogregbase3$y_3 <- rbinom(nbase, size = 1, prob = exp(Delta_values[3] + xbetabase3)/(1+exp(Delta_values[3] + xbetabase3)))
xlogregbase4$y_4 <- rbinom(nbase, size = 1, prob = exp(Delta_values[4] + xbetabase4)/(1+exp(Delta_values[4] + xbetabase4)))
xlogregbase5$y_5 <- rbinom(nbase, size = 1, prob = exp(Delta_values[5] + xbetabase5)/(1+exp(Delta_values[5] + xbetabase5)))
xlogregbase6$y_6 <- rbinom(nbase, size = 1, prob = exp(Delta_values[6] + xbetabase6)/(1+exp(Delta_values[6] + xbetabase6)))
xlogregbase7$y_7 <- rbinom(nbase, size = 1, prob = exp(Delta_values[7] + xbetabase7)/(1+exp(Delta_values[7] + xbetabase7)))
xlogregbase8$y_8 <- rbinom(nbase, size = 1, prob = exp(Delta_values[8] + xbetabase8)/(1+exp(Delta_values[8] + xbetabase8)))
xlogregbase9$y_9 <- rbinom(nbase, size = 1, prob = exp(Delta_values[9] + xbetabase9)/(1+exp(Delta_values[9] + xbetabase9)))

#run set
xlogregrun <-  data.frame(x1 = rbinom(nobs, 1, 0.2), x2 = runif(nobs, 0, 1), x3 = rnorm(nobs, 0, 2))
xbetarun <- xlogregrun$x1 + xlogregrun$x2 + xlogregrun$x3
xlogregrun$y <- rbinom(nobs, size = 1, prob = exp(Delta_values[4] + xbetarun)/(1+exp(Delta_values[4] + xbetarun)))

#regression models
glm.reg.risk1 <- glm(y_1~x1+x2+x3, data = xlogregbase1, family = binomial("logit"))
summary(glm.reg.risk1)
pred1 <- predict(glm.reg.risk1, newdata = xlogregrun, type = "response")
glm.reg.risk2 <- glm(y_2~x1+x2+x3, data = xlogregbase2, family = binomial("logit"))
summary(glm.reg.risk2)
pred2 <- predict(glm.reg.risk2, newdata = xlogregrun, type = "response")
glm.reg.risk3 <- glm(y_3~x1+x2+x3, data = xlogregbase3, family = binomial("logit"))
summary(glm.reg.risk3)
pred3 <- predict(glm.reg.risk3, newdata = xlogregrun, type = "response")
glm.reg.risk4 <- glm(y_4~x1+x2+x3, data = xlogregbase4, family = binomial("logit"))
summary(glm.reg.risk4)
pred4 <- predict(glm.reg.risk4, newdata = xlogregrun, type = "response")
glm.reg.risk5 <- glm(y_5~x1+x2+x3, data = xlogregbase5, family = binomial("logit"))
summary(glm.reg.risk5)
pred5 <- predict(glm.reg.risk5, newdata = xlogregrun, type = "response")
glm.reg.risk6 <- glm(y_6~x1+x2+x3, data = xlogregbase6, family = binomial("logit"))
summary(glm.reg.risk6)
pred6 <- predict(glm.reg.risk6, newdata = xlogregrun, type = "response")
glm.reg.risk7 <- glm(y_7~x1+x2+x3, data = xlogregbase7, family = binomial("logit"))
summary(glm.reg.risk7)
pred7 <- predict(glm.reg.risk7, newdata = xlogregrun, type = "response")
glm.reg.risk8 <- glm(y_8~x1+x2+x3, data = xlogregbase8, family = binomial("logit"))
summary(glm.reg.risk8)
pred8 <- predict(glm.reg.risk8, newdata = xlogregrun, type = "response")
glm.reg.risk9 <- glm(y_9~x1+x2+x3, data = xlogregbase9, family = binomial("logit"))
summary(glm.reg.risk9)
pred9 <- predict(glm.reg.risk9, newdata = xlogregrun, type = "response")
#VLAD
j <- seq(from = 1, to = 1000)
V.risk1 <- numeric(0)
V.risk1[1] <- pred1[1] - xlogregrun$y[1]
for(i in 2:length(j)){
  V.risk1[i] <- V.risk1[i-1] + (pred1[i] - xlogregrun$y[i])
}
V.risk2 <- numeric(0)
V.risk2[1] <- pred2[1] - xlogregrun$y[1]
for(i in 2:length(j)){
  V.risk2[i] <- V.risk2[i-1] + (pred2[i] - xlogregrun$y[i])
}
V.risk3 <- numeric(0)
V.risk3[1] <- pred3[1] - xlogregrun$y[1]
for(i in 2:length(j)){
  V.risk3[i] <- V.risk3[i-1] + (pred3[i] - xlogregrun$y[i])
}
V.risk4 <- numeric(0)
V.risk4[1] <- pred4[1] - xlogregrun$y[1]
for(i in 2:length(j)){
  V.risk4[i] <- V.risk4[i-1] + (pred4[i] - xlogregrun$y[i])
}
V.risk5 <- numeric(0)
V.risk5[1] <- pred5[1] - xlogregrun$y[1]
for(i in 2:length(j)){
  V.risk5[i] <- V.risk5[i-1] + (pred5[i] - xlogregrun$y[i])
}
V.risk6 <- numeric(0)
V.risk6[1] <- pred6[1] - xlogregrun$y[1]
for(i in 2:length(j)){
  V.risk6[i] <- V.risk6[i-1] + (pred6[i] - xlogregrun$y[i])
}
V.risk7 <- numeric(0)
V.risk7[1] <- pred7[1] - xlogregrun$y[1]
for(i in 2:length(j)){
  V.risk7[i] <- V.risk7[i-1] + (pred7[i] - xlogregrun$y[i])
}
V.risk8 <- numeric(0)
V.risk8[1] <- pred8[1] - xlogregrun$y[1]
for(i in 2:length(j)){
  V.risk8[i] <- V.risk8[i-1] + (pred8[i] - xlogregrun$y[i])
}
V.risk9 <- numeric(0)
V.risk9[1] <- pred9[1] - xlogregrun$y[1]
for(i in 2:length(j)){
  V.risk9[i] <- V.risk9[i-1] + (pred9[i] - xlogregrun$y[i])
}
plot(x=j, y = V.risk1, type = "l", ylim = c(-200, 200), ylab = "V_t", xlab = "t", 
     col = "magenta", lwd = 2, xlim = c(-3, 1000), main = "Baseline with n = 2000")
lines(x = j, y = V.risk2, col = "red", lwd = 2)
lines(x = j, y = V.risk3, col = "blue", lwd = 2)
lines(x = j, y = V.risk4, col = "green", lwd = 2)
lines(x = j, y = V.risk5, col = "pink", lwd = 2)
lines(x = j, y = V.risk6, col = "purple", lwd = 2)
lines(x = j, y = V.risk7, col = "orange", lwd = 2)
lines(x = j, y = V.risk8, col = "brown", lwd = 2)
lines(x = j, y = V.risk9, col = "cyan", lwd = 2)
abline(h = 0, lty = 2)
